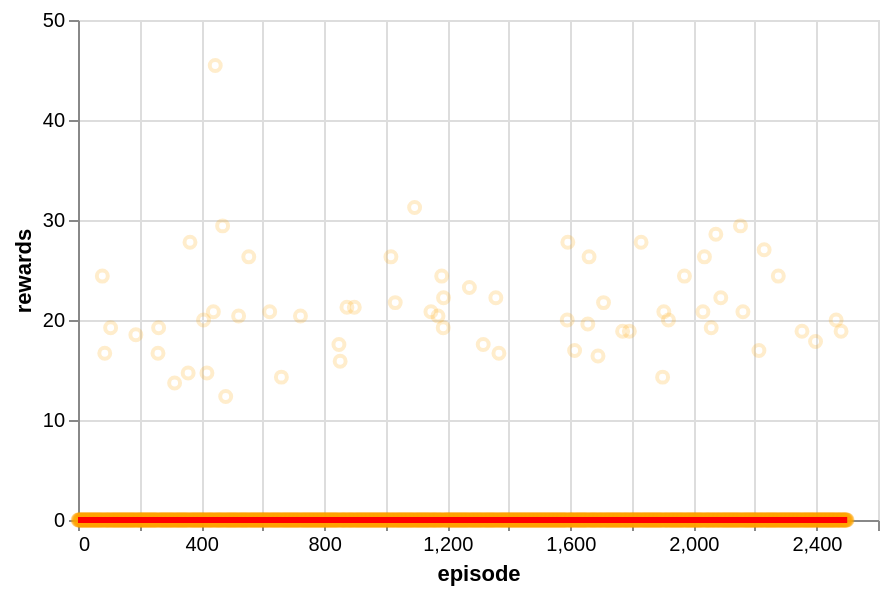

Notebook code for this chart:
### Code cell
plot_training_metric(agent2, "rewards")

### Figure 1 — Vega-Lite specification as saved in the notebook (floating-point values rounded to 4 significant figures; data arrays with more than 128 entries replaced by an {"elided": "..."} marker saying what was removed)
{"config": {"view": {"continuousWidth": 300, "continuousHeight": 300}}, "layer": [{"mark": {"type": "point", "color": "orange", "opacity": 0.2}, "encoding": {"x": {"field": "episode", "type": "quantitative"}, "y": {"field": "rewards", "title": "rewards", "type": "quantitative"}}}, {"mark": {"type": "line", "color": "red", "size": 3}, "encoding": {"x": {"field": "episode", "type": "quantitative"}, "y": {"field": "rolling_mean", "type": "quantitative"}}, "transform": [{"window": [{"op": "median", "field": "rewards", "as": "rolling_mean"}], "frame": [-250, 250]}]}], "data": {"name": "data-fd0fcbd73793c6c785965877f6d13812"}, "height": 250, "width": 400, "$schema": "https://vega.github.io/schema/vega-lite/v5.17.0.json", "datasets": {"data-fd0fcbd73793c6c785965877f6d13812": {"elided": "2501 records"}}}
